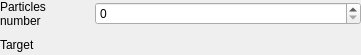
<?xml version="1.0" encoding="UTF-8"?>
<ui version="4.0">
 <class>EmitParticlesActionWidget</class>
 <widget class="QWidget" name="EmitParticlesActionWidget">
  <property name="geometry">
   <rect>
    <x>0</x>
    <y>0</y>
    <width>361</width>
    <height>55</height>
   </rect>
  </property>
  <property name="windowTitle">
   <string>Form</string>
  </property>
  <property name="locale">
   <locale language="English" country="UnitedStates"/>
  </property>
  <layout class="QVBoxLayout" name="verticalLayout">
   <property name="leftMargin">
    <number>0</number>
   </property>
   <property name="topMargin">
    <number>0</number>
   </property>
   <property name="rightMargin">
    <number>0</number>
   </property>
   <property name="bottomMargin">
    <number>0</number>
   </property>
   <item>
    <layout class="QHBoxLayout" name="particlesNumberLayout">
     <item>
      <widget class="QLabel" name="particlesNumberLabel">
       <property name="sizePolicy">
        <sizepolicy hsizetype="Preferred" vsizetype="Preferred">
         <horstretch>1</horstretch>
         <verstretch>0</verstretch>
        </sizepolicy>
       </property>
       <property name="text">
        <string>Particles number</string>
       </property>
       <property name="wordWrap">
        <bool>true</bool>
       </property>
      </widget>
     </item>
     <item>
      <widget class="QSpinBox" name="particlesNumberSpin">
       <property name="sizePolicy">
        <sizepolicy hsizetype="Minimum" vsizetype="Fixed">
         <horstretch>3</horstretch>
         <verstretch>0</verstretch>
        </sizepolicy>
       </property>
       <property name="maximum">
        <number>9999</number>
       </property>
       <property name="singleStep">
        <number>100</number>
       </property>
      </widget>
     </item>
    </layout>
   </item>
   <item>
    <layout class="QHBoxLayout" name="targetLayout">
     <item>
      <widget class="QLabel" name="targetLabel">
       <property name="sizePolicy">
        <sizepolicy hsizetype="Preferred" vsizetype="Preferred">
         <horstretch>1</horstretch>
         <verstretch>0</verstretch>
        </sizepolicy>
       </property>
       <property name="text">
        <string>Target</string>
       </property>
      </widget>
     </item>
    </layout>
   </item>
  </layout>
 </widget>
 <resources/>
 <connections/>
</ui>
